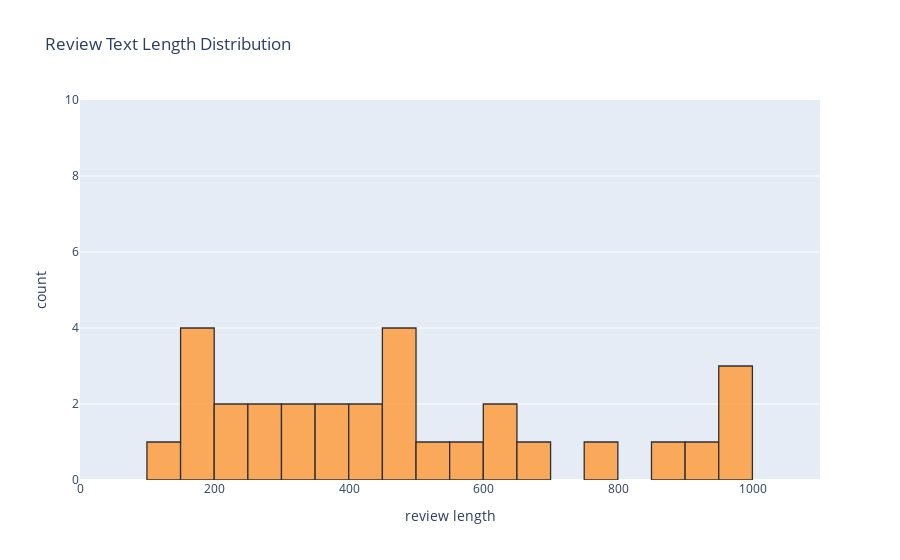

Source (notebook cell):
### Markdown cell above
#### The distribution review text lengths

### Code cell
layout = go.Layout(
        xaxis=dict(
            range=[0, 1100],
            title='review length'
        ),
        yaxis=dict(
            range=[0, 10],
            title='count'
        ),
        title='Review Text Length Distribution'
    )

df['len'].iplot(
    kind='hist',
    bins=25,
    linecolor='black',
    layout=layout)

### Figure 1 — Plotly figure (JSON) as saved in the notebook; plotly's stock layout.template omitted (floating-point values rounded to 4 significant figures)
{"data": [{"histfunc": "count", "histnorm": "", "marker": {"color": "rgba(255, 153, 51, 1.0)", "line": {"color": "#000000", "width": 1.3}}, "name": "len", "nbinsx": 25, "opacity": 0.8, "orientation": "v", "type": "histogram", "x": [919, 309, 606, 423, 787, 463, 697, 499, 468, 165, 396, 263, 638, 402, 976, 222, 955, 556, 978, 379, 305, 545, 885, 165, 290, 457, 173, 193, 116, 211]}], "layout": {"barmode": "overlay", "title": {"text": "Review Text Length Distribution"}, "xaxis": {"range": [0, 1100], "title": {"text": "review length"}}, "yaxis": {"range": [0, 10], "title": {"text": "count"}}}}
